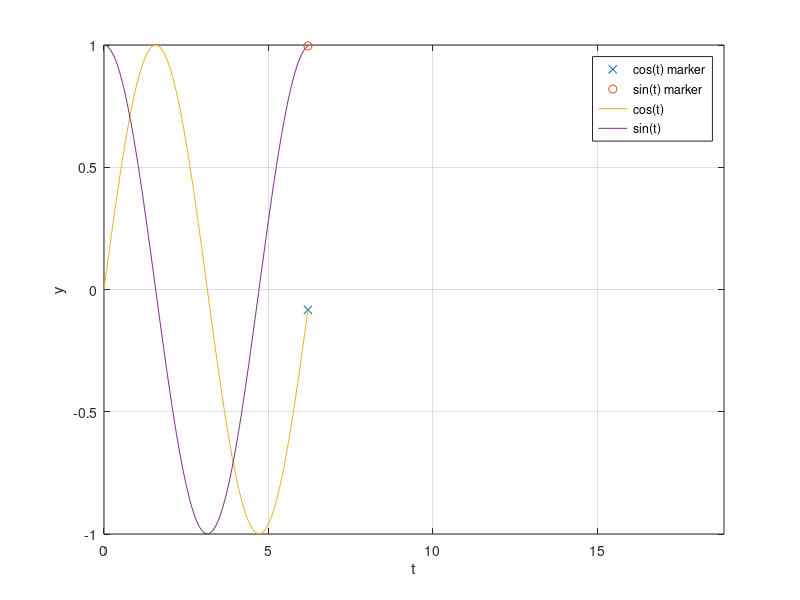

Write the MATLAB code that produced this figure.
%% INITIALIZATION

clear
close all
clc

% run("./test_base_config.m")

%% Example 2-D animation plot

t = 0:0.1:2*pi;
y = sin(t);
y2 = cos(t);

for k= 1:length(t)

    %% marker plots
    plot(t(k), y(k), 'x')
    hold on
    plot(t(k), y2(k), 'o')
    hold on

    %% line plots
    plot(t(1:k), y(1:k))
    hold on
    plot(t(1:k), y2(1:k))
     
    %% graph properties
    axis([0 6*pi -1 1]); %limits for x and y
    grid on
    xlabel('t')
    ylabel('y')
    legend('cos(t) marker', 'sin(t) marker', 'cos(t)', 'sin(t)')
    pause(0.05)
    
    if k~= length(t)
        clf
    end
end 